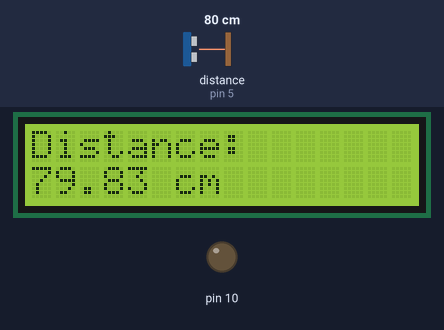
A sketch run on a simulated Arduino Uno, built with avr-gcc and run on an emulated ATmega328P. On the bench: 16×2 character LCD, output pins drawn as LEDs (lit = HIGH). Wiring (inferred from the names in the program): ultrasonic range finder: trigger pin 3; echo pin 5. The test bench sets the inputs (shaded band); at power-on: distance to the obstacle (sensor on pin 5) 80 cm. The echo pulse lasts 58.3 µs per cm; pins used as bus, display or sensor lines are not drawn; what the sketch prints to the serial monitor is not drawn.

Above: at 1.2 s.
1.3 s: distance to the obstacle (sensor on pin 5) set to 2 cm
At 2.7 s:
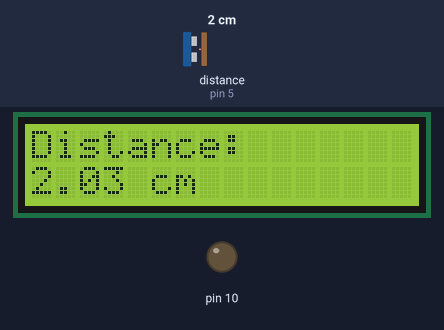
4.6 s: distance to the obstacle (sensor on pin 5) set to 4 cm
At 5.7 s:
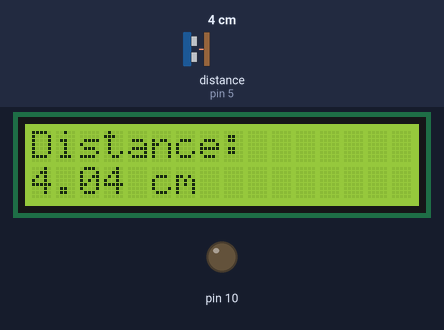
7.6 s: distance to the obstacle (sensor on pin 5) set to 9 cm
At 10.7 s:
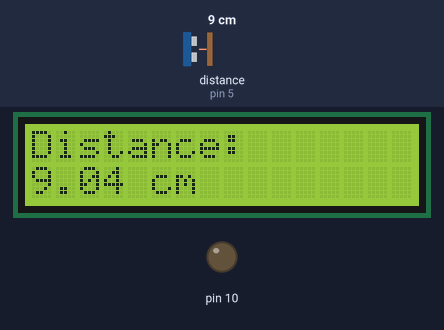
Timing chart, 0 to 12.2 s (numbered marks = the images above; inputs shaded):
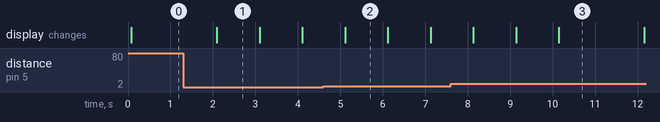

Measured:
- after the input at 1.3 s, the display: changes after 0.79 s (image 1)
- after the input at 4.6 s, the display: changes after 0.51 s (image 2)
- after the input at 7.6 s, the display: changes after 0.53 s (image 3)
- what the display in image 1 shows lasts 1.0 s, from 2.1 s to 3.1 s

The sketch:

Distance.ino
```cpp
/*
Tested with HY-SRF05, HC-SR04
Assuming a room temp of 20 degrees centigrade
The circuit:
	* VVC connection of the sensor attached to +5V
	* GND connection of the sensor attached to ground
	* TRIG connection of the sensor attached to digital pin 12
        * ECHO connection of the sensor attached to digital pin 13
*/
#include<LiquidCrystal.h>
#include <SD.h>
#include <string.h>

// Initialize the library with the numbers of the interface pins
LiquidCrystal lcd(7, 8, 9, 2, 4, 6);
// this constant won't change.  It's the pin number
// of the sensor's output:
//const int pingPin = 5;

const int chipSelect = 10;


const int TRIG_PIN = 3;
const int ECHO_PIN = 5;

void setup() {
  // initialize serial communication:
  Serial.begin(9600);

  lcd.begin(16,2);
  lcd.clear();

  pinMode(10, OUTPUT);

  pinMode(TRIG_PIN,OUTPUT);
  pinMode(ECHO_PIN,INPUT);
}

void loop()
{
   double duration, distanceCm, distanceIn;

  // Give a short LOW pulse beforehand to ensure a clean HIGH pulse:
  digitalWrite(TRIG_PIN, LOW);
  delayMicroseconds(2);
  digitalWrite(TRIG_PIN, HIGH);
  delayMicroseconds(10);
  digitalWrite(TRIG_PIN, LOW);
  duration = pulseIn(ECHO_PIN,HIGH);

  // convert the time into a distance
  distanceCm = duration / 29.1 / 2 ;
  distanceIn = duration / 74 / 2;

  if (distanceCm <= 0){
    Serial.println("Out of range");
  }
  else {
    Serial.print(distanceIn);
    Serial.print("in, ");
    Serial.print(distanceCm);
    Serial.print("cm");
    Serial.println();

    lcd.setCursor(0,0);
    lcd.print("Distance:           ");
    lcd.setCursor(0,1);
    lcd.print(distanceCm);
    lcd.print(" cm        ");
  }
  delay(1000);
}
```
